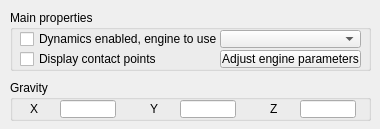
<?xml version="1.0" encoding="UTF-8"?>
<ui version="4.0">
 <class>CQDlgDynamics</class>
 <widget class="QDialog" name="CQDlgDynamics">
  <property name="geometry">
   <rect>
    <x>0</x>
    <y>0</y>
    <width>380</width>
    <height>129</height>
   </rect>
  </property>
  <property name="windowTitle">
   <string>Dynamics</string>
  </property>
  <property name="locale">
   <locale language="English" country="UnitedStates"/>
  </property>
  <widget class="QGroupBox" name="groupBox">
   <property name="geometry">
    <rect>
     <x>10</x>
     <y>10</y>
     <width>361</width>
     <height>61</height>
    </rect>
   </property>
   <property name="title">
    <string>Main properties</string>
   </property>
   <property name="flat">
    <bool>true</bool>
   </property>
   <widget class="QCheckBox" name="qqEnabled">
    <property name="geometry">
     <rect>
      <x>10</x>
      <y>20</y>
      <width>201</width>
      <height>18</height>
     </rect>
    </property>
    <property name="focusPolicy">
     <enum>Qt::StrongFocus</enum>
    </property>
    <property name="text">
     <string>Dynamics enabled, engine to use</string>
    </property>
   </widget>
   <widget class="QComboBox" name="qqEngineCombo">
    <property name="geometry">
     <rect>
      <x>210</x>
      <y>20</y>
      <width>141</width>
      <height>18</height>
     </rect>
    </property>
   </widget>
   <widget class="QCheckBox" name="qqContactPoints">
    <property name="geometry">
     <rect>
      <x>10</x>
      <y>40</y>
      <width>201</width>
      <height>18</height>
     </rect>
    </property>
    <property name="focusPolicy">
     <enum>Qt::StrongFocus</enum>
    </property>
    <property name="text">
     <string>Display contact points</string>
    </property>
   </widget>
   <widget class="QToolButton" name="qqAdjustEngine">
    <property name="geometry">
     <rect>
      <x>210</x>
      <y>40</y>
      <width>141</width>
      <height>18</height>
     </rect>
    </property>
    <property name="text">
     <string>Adjust engine parameters</string>
    </property>
   </widget>
  </widget>
  <widget class="QGroupBox" name="groupBox_2">
   <property name="geometry">
    <rect>
     <x>10</x>
     <y>80</y>
     <width>361</width>
     <height>41</height>
    </rect>
   </property>
   <property name="title">
    <string>Gravity</string>
   </property>
   <property name="flat">
    <bool>true</bool>
   </property>
   <widget class="QLabel" name="label">
    <property name="geometry">
     <rect>
      <x>20</x>
      <y>20</y>
      <width>31</width>
      <height>18</height>
     </rect>
    </property>
    <property name="text">
     <string>X</string>
    </property>
   </widget>
   <widget class="QLineEdit" name="qqGravityX">
    <property name="geometry">
     <rect>
      <x>50</x>
      <y>20</y>
      <width>56</width>
      <height>18</height>
     </rect>
    </property>
   </widget>
   <widget class="QLabel" name="label_2">
    <property name="geometry">
     <rect>
      <x>140</x>
      <y>20</y>
      <width>31</width>
      <height>18</height>
     </rect>
    </property>
    <property name="text">
     <string>Y</string>
    </property>
   </widget>
   <widget class="QLineEdit" name="qqGravityY">
    <property name="geometry">
     <rect>
      <x>170</x>
      <y>20</y>
      <width>56</width>
      <height>18</height>
     </rect>
    </property>
   </widget>
   <widget class="QLineEdit" name="qqGravityZ">
    <property name="geometry">
     <rect>
      <x>290</x>
      <y>20</y>
      <width>56</width>
      <height>18</height>
     </rect>
    </property>
   </widget>
   <widget class="QLabel" name="label_3">
    <property name="geometry">
     <rect>
      <x>260</x>
      <y>20</y>
      <width>31</width>
      <height>18</height>
     </rect>
    </property>
    <property name="text">
     <string>Z</string>
    </property>
   </widget>
  </widget>
 </widget>
 <tabstops>
  <tabstop>qqEnabled</tabstop>
  <tabstop>qqEngineCombo</tabstop>
  <tabstop>qqContactPoints</tabstop>
  <tabstop>qqAdjustEngine</tabstop>
  <tabstop>qqGravityX</tabstop>
  <tabstop>qqGravityY</tabstop>
  <tabstop>qqGravityZ</tabstop>
 </tabstops>
 <resources/>
 <connections/>
</ui>
